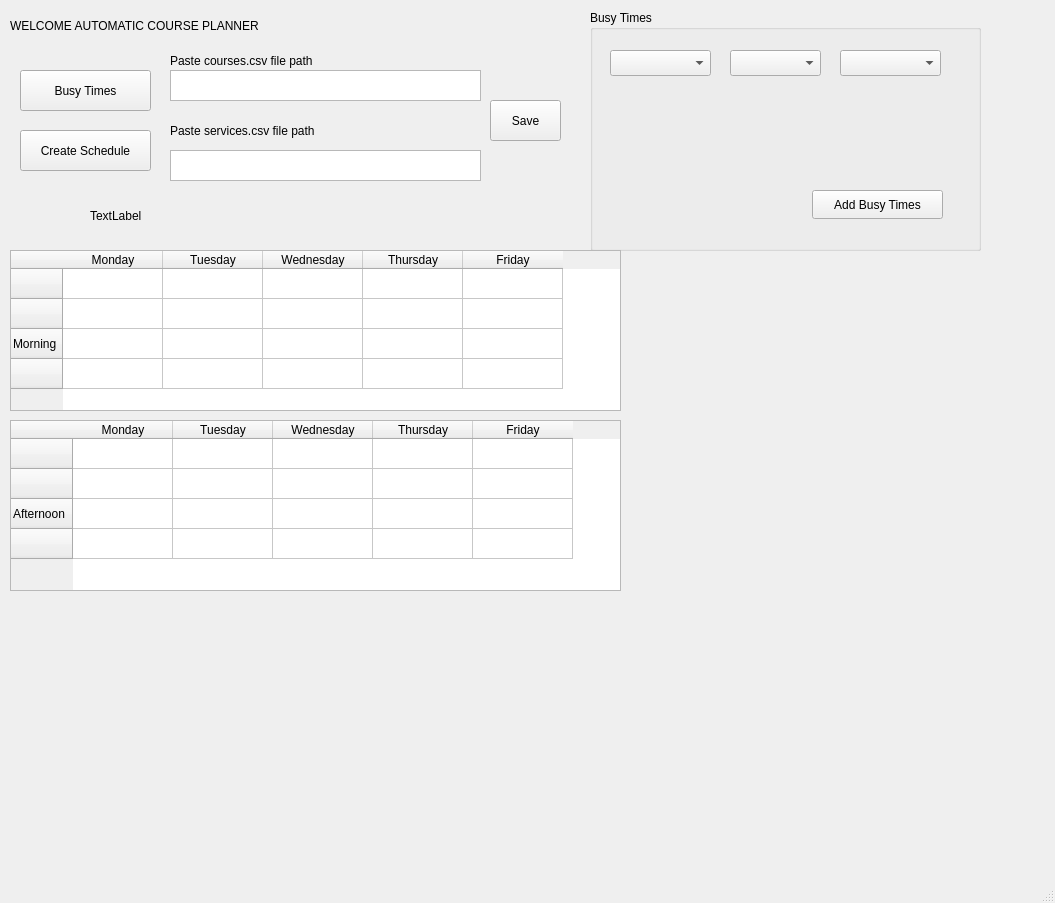
<?xml version="1.0" encoding="UTF-8"?>
<ui version="4.0">
 <class>CoursePlanner_Test</class>
 <widget class="QMainWindow" name="CoursePlanner_Test">
  <property name="geometry">
   <rect>
    <x>0</x>
    <y>0</y>
    <width>1055</width>
    <height>903</height>
   </rect>
  </property>
  <property name="windowTitle">
   <string>CoursePlanner_Test</string>
  </property>
  <widget class="QWidget" name="centralwidget">
   <widget class="QGroupBox" name="groupBox">
    <property name="geometry">
     <rect>
      <x>590</x>
      <y>10</y>
      <width>391</width>
      <height>241</height>
     </rect>
    </property>
    <property name="title">
     <string>Busy Times</string>
    </property>
    <widget class="QComboBox" name="combo_courses">
     <property name="geometry">
      <rect>
       <x>20</x>
       <y>40</y>
       <width>101</width>
       <height>26</height>
      </rect>
     </property>
    </widget>
    <widget class="QComboBox" name="combo_day">
     <property name="geometry">
      <rect>
       <x>140</x>
       <y>40</y>
       <width>91</width>
       <height>26</height>
      </rect>
     </property>
    </widget>
    <widget class="QComboBox" name="combo_timeslot">
     <property name="geometry">
      <rect>
       <x>250</x>
       <y>40</y>
       <width>101</width>
       <height>26</height>
      </rect>
     </property>
    </widget>
    <widget class="QLabel" name="label">
     <property name="geometry">
      <rect>
       <x>30</x>
       <y>90</y>
       <width>321</width>
       <height>41</height>
      </rect>
     </property>
     <property name="text">
      <string/>
     </property>
    </widget>
    <widget class="QPushButton" name="button_add_busy">
     <property name="geometry">
      <rect>
       <x>222</x>
       <y>180</y>
       <width>131</width>
       <height>29</height>
      </rect>
     </property>
     <property name="text">
      <string>Add Busy Times</string>
     </property>
    </widget>
   </widget>
   <widget class="QPushButton" name="buton_busy">
    <property name="geometry">
     <rect>
      <x>20</x>
      <y>70</y>
      <width>131</width>
      <height>41</height>
     </rect>
    </property>
    <property name="text">
     <string>Busy Times</string>
    </property>
   </widget>
   <widget class="QPushButton" name="button_create">
    <property name="geometry">
     <rect>
      <x>20</x>
      <y>130</y>
      <width>131</width>
      <height>41</height>
     </rect>
    </property>
    <property name="text">
     <string>Create Schedule</string>
    </property>
   </widget>
   <widget class="QTableWidget" name="table_morning">
    <property name="geometry">
     <rect>
      <x>10</x>
      <y>250</y>
      <width>611</width>
      <height>161</height>
     </rect>
    </property>
    <row>
     <property name="text">
      <string/>
     </property>
    </row>
    <row>
     <property name="text">
      <string/>
     </property>
    </row>
    <row>
     <property name="text">
      <string>Morning</string>
     </property>
    </row>
    <row>
     <property name="text">
      <string/>
     </property>
    </row>
    <column>
     <property name="text">
      <string>Monday</string>
     </property>
    </column>
    <column>
     <property name="text">
      <string>Tuesday</string>
     </property>
    </column>
    <column>
     <property name="text">
      <string>Wednesday</string>
     </property>
    </column>
    <column>
     <property name="text">
      <string>Thursday</string>
     </property>
    </column>
    <column>
     <property name="text">
      <string>Friday</string>
     </property>
    </column>
    <item row="0" column="0">
     <property name="flags">
      <set>ItemIsSelectable|ItemIsDragEnabled|ItemIsDropEnabled|ItemIsUserCheckable|ItemIsEnabled</set>
     </property>
    </item>
   </widget>
   <widget class="QTableWidget" name="table_afternoon">
    <property name="geometry">
     <rect>
      <x>10</x>
      <y>420</y>
      <width>611</width>
      <height>171</height>
     </rect>
    </property>
    <row>
     <property name="text">
      <string/>
     </property>
    </row>
    <row>
     <property name="text">
      <string/>
     </property>
    </row>
    <row>
     <property name="text">
      <string>Afternoon</string>
     </property>
    </row>
    <row>
     <property name="text">
      <string/>
     </property>
    </row>
    <column>
     <property name="text">
      <string>Monday</string>
     </property>
    </column>
    <column>
     <property name="text">
      <string>Tuesday</string>
     </property>
    </column>
    <column>
     <property name="text">
      <string>Wednesday</string>
     </property>
    </column>
    <column>
     <property name="text">
      <string>Thursday</string>
     </property>
    </column>
    <column>
     <property name="text">
      <string>Friday</string>
     </property>
    </column>
    <item row="0" column="0">
     <property name="flags">
      <set>ItemIsSelectable|ItemIsDragEnabled|ItemIsDropEnabled|ItemIsUserCheckable|ItemIsEnabled</set>
     </property>
    </item>
   </widget>
   <widget class="QLabel" name="label_2">
    <property name="geometry">
     <rect>
      <x>10</x>
      <y>10</y>
      <width>621</width>
      <height>31</height>
     </rect>
    </property>
    <property name="styleSheet">
     <string notr="true">font: 18pt &quot;Titillium Web&quot;;</string>
    </property>
    <property name="text">
     <string>WELCOME AUTOMATIC COURSE PLANNER</string>
    </property>
   </widget>
   <widget class="QLabel" name="label_3">
    <property name="geometry">
     <rect>
      <x>170</x>
      <y>50</y>
      <width>231</width>
      <height>21</height>
     </rect>
    </property>
    <property name="styleSheet">
     <string notr="true">font: 75 11pt &quot;Trebuchet MS&quot;;</string>
    </property>
    <property name="text">
     <string>Paste courses.csv file path</string>
    </property>
   </widget>
   <widget class="QLabel" name="label_4">
    <property name="geometry">
     <rect>
      <x>170</x>
      <y>120</y>
      <width>231</width>
      <height>21</height>
     </rect>
    </property>
    <property name="styleSheet">
     <string notr="true">font: 75 11pt &quot;Trebuchet MS&quot;;</string>
    </property>
    <property name="text">
     <string>Paste services.csv file path</string>
    </property>
   </widget>
   <widget class="QTextEdit" name="textEdit">
    <property name="geometry">
     <rect>
      <x>170</x>
      <y>70</y>
      <width>311</width>
      <height>31</height>
     </rect>
    </property>
   </widget>
   <widget class="QLabel" name="label_5">
    <property name="geometry">
     <rect>
      <x>90</x>
      <y>190</y>
      <width>481</width>
      <height>51</height>
     </rect>
    </property>
    <property name="text">
     <string>TextLabel</string>
    </property>
   </widget>
   <widget class="QPushButton" name="button_save">
    <property name="geometry">
     <rect>
      <x>490</x>
      <y>100</y>
      <width>71</width>
      <height>41</height>
     </rect>
    </property>
    <property name="text">
     <string>Save</string>
    </property>
   </widget>
   <widget class="QTextEdit" name="textEdit_2">
    <property name="geometry">
     <rect>
      <x>170</x>
      <y>150</y>
      <width>311</width>
      <height>31</height>
     </rect>
    </property>
   </widget>
  </widget>
  <widget class="QMenuBar" name="menubar">
   <property name="geometry">
    <rect>
     <x>0</x>
     <y>0</y>
     <width>1055</width>
     <height>21</height>
    </rect>
   </property>
  </widget>
  <widget class="QStatusBar" name="statusbar"/>
 </widget>
 <resources/>
 <connections/>
</ui>
